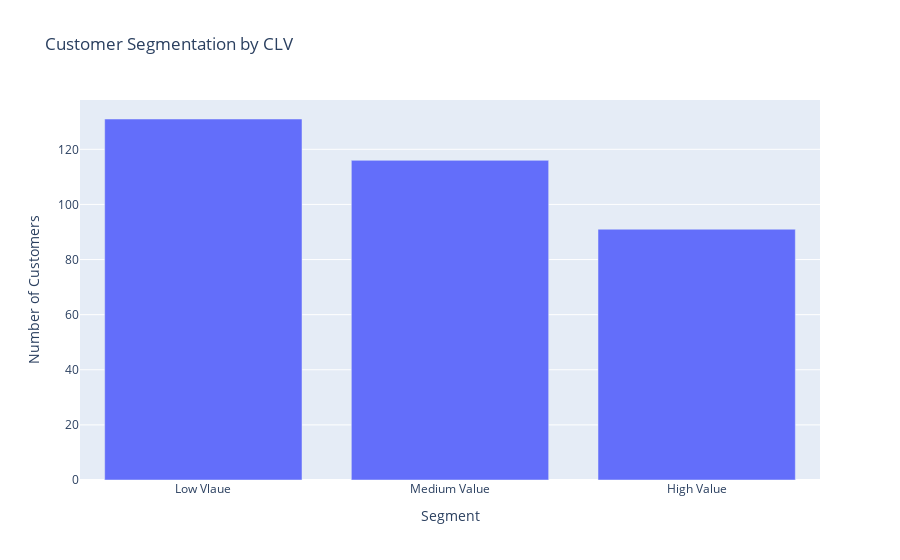

The code cell stored with this chart in its notebook:
### Code cell
#let's calculate the customer lifetime value and visualize segments based on the customer lifetime value:
data['CLV'] = (data["Total_Purchases"] * data['Total_Pages_Viewed']) / data['Age']

data['Segment']  = pd.cut(data["CLV"], bins = [1,2.5,5,float('inf')], labels = ['Low Vlaue', 'Medium Value', 'High Value'])

segment_counts = data['Segment'].value_counts().reset_index()
segment_counts.columns = ['Segment', 'Count']
print(segment_counts)

#creating a bar chart to visualize the customer segments
fig = px.bar(segment_counts, x = 'Segment',y = 'Count', title = 'Customer Segmentation by CLV')
fig.update_yaxes(title = "Number of Customers")
fig.show()

### Figure 1 — Plotly figure (JSON) as saved in the notebook; plotly's stock layout.template omitted (floating-point values rounded to 4 significant figures)
{"data": [{"alignmentgroup": "True", "hovertemplate": "Segment=%{x}<br>Count=%{y}<extra></extra>", "legendgroup": "", "marker": {"color": "#636efa", "pattern": {"shape": ""}}, "name": "", "offsetgroup": "", "orientation": "v", "showlegend": false, "textposition": "auto", "type": "bar", "x": ["Low Vlaue", "Medium Value", "High Value"], "xaxis": "x", "y": [131, 116, 91], "yaxis": "y"}], "layout": {"barmode": "relative", "legend": {"tracegroupgap": 0}, "title": {"text": "Customer Segmentation by CLV"}, "xaxis": {"anchor": "y", "domain": [0, 1], "title": {"text": "Segment"}}, "yaxis": {"anchor": "x", "domain": [0, 1], "title": {"text": "Number of Customers"}}}}
